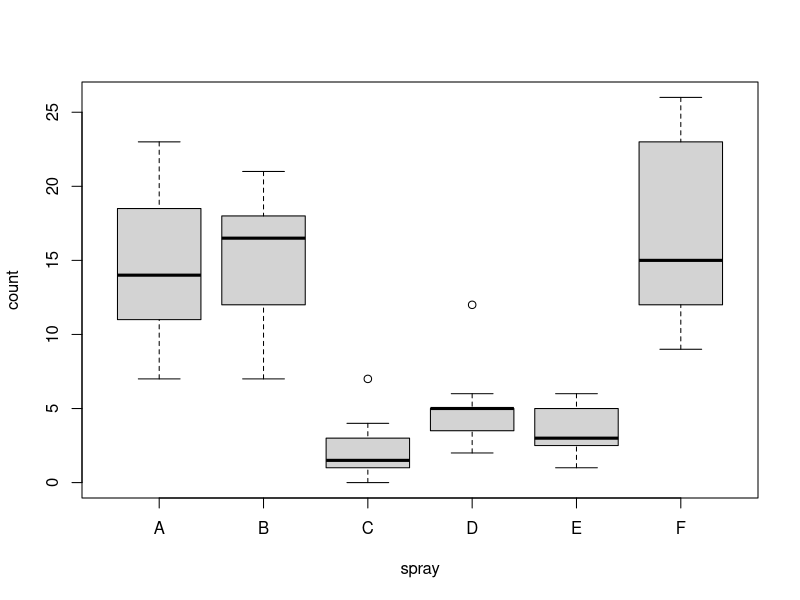
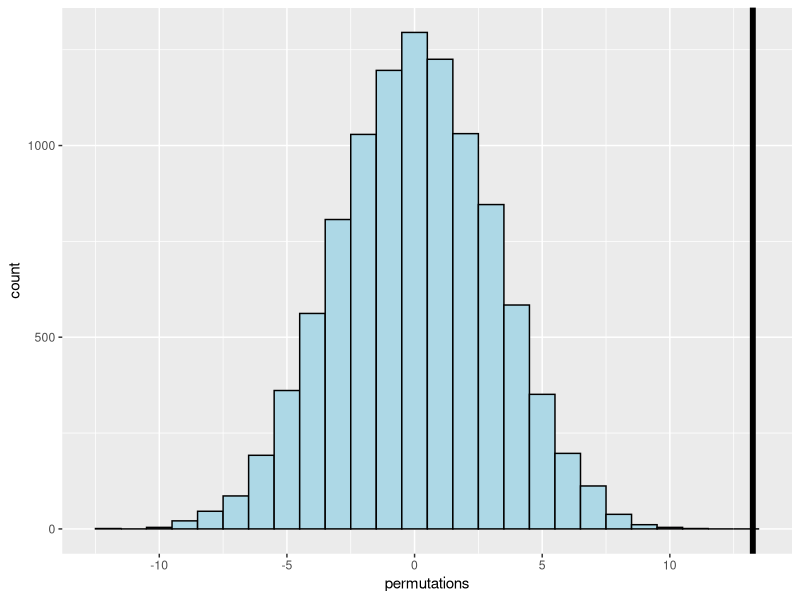

Write the R code that produced these figures, in order.
data(InsectSprays)
boxplot(count ~ spray, data = InsectSprays)

subdata <- InsectSprays[InsectSprays$spray %in% c("B", "C"),]
y <- subdata$count
group <- as.character(subdata$spray)
testStat <- function(w, g) mean(w[g == "B"]) - mean(w[g == "C"])
observedStat <- testStat(y, group)
permutations <- sapply(1 : 10000, function(i) testStat(y, sample(group)))
observedStat

mean(permutations > observedStat)

library(ggplot2)

x <- data.frame(permutations)

g = ggplot(x, aes(permutations))

g = g + geom_histogram(fill = "lightblue", color = "black", binwidth = 1)
g = g + geom_vline(xintercept = observedStat, size = 2)
g
